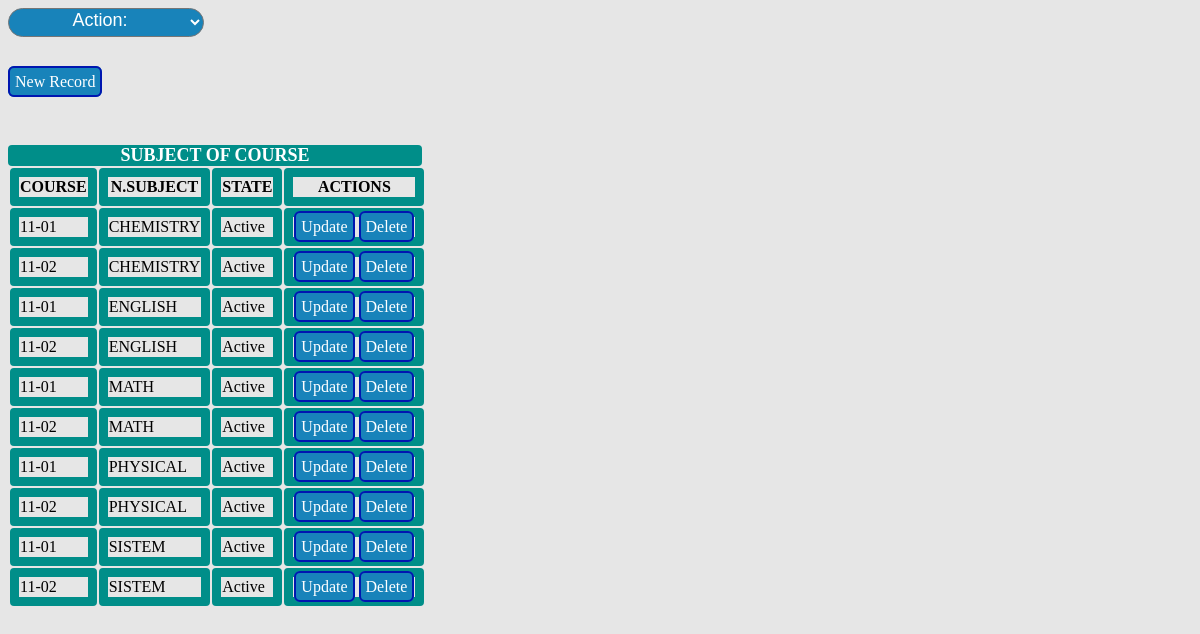
Screenshot of /subject_has_course/formu_view.php with the database file from the repository.
### tables this page shows
CREATE TABLE `subject_has_course` (
  `pk_fk_course_stu` varchar(5) NOT NULL,
  `pk_fk_te_sub` varchar(30) NOT NULL,
  `state_sub_course` tinyint(4) NOT NULL
);

### subject_has_course/formu_view.php (the view, shortened to what this page needs)
<?php
require_once "cruds.php";
include "../indexs/cruds.php";
$db = database::conectar();
?>
<!DOCTYPE html>
<html>
<head>
    <link rel="stylesheet" href="../style/style_subject_has_couse.css">
    <link rel="stylesheet" href="../indexs/style/cruds_style.css" >
</head>
<body>
<br><br><a href="?action=ver&m=1">New Record</a><br><br>
<?php
$sql = "SELECT * FROM subject_has_course ORDER BY pk_fk_te_sub ASC";
$query = $db ->query($sql);
if ($query->rowCount()>0): ?>
<div><br><br>
<header>SUBJECT OF COURSE</header>
<table>
	<thead>
		<tr>
			<th>COURSE</th>
			<th>N.SUBJECT</th>
			<th>STATE</th>
			<th>ACTIONS</th>
		</tr>
	</thead>
	<tbody>
<?php while ($row = $query->fetch(PDO::FETCH_ASSOC)): ?>
<tr>
<?php echo "<td>".$row['pk_fk_course_stu'] . "</td>";
 echo "<td>".$row['pk_fk_te_sub'] . "</td>";
      	if ($row['state_sub_course'] == 1) {
		echo "<td>"."Active" . "</td>";
	}else {
		echo "<td>"."Inactive" . "</td>";
	}
?>
<td><a href="?action=editar&subj=<?php echo $row['pk_fk_te_sub'];?>&course=<?php echo $row['pk_fk_course_stu'];?>">Update</a>
<a href="?action=eliminar&subj=<?php echo $row['pk_fk_te_sub'];?>&course=<?php echo $row['pk_fk_course_stu'];?>" onclick="return confirm('¿Esta seguro de eliminar este usuario?')">Delete</a></td>
<?php endwhile; ?>
		</tr>
	</tbody>
	</table>
</div>
<?php else: ?>
	<h4>Mr.User DO NOT find registration</h4>
<?php endif; ?>
</body>
</html>

### assets/style/cruds_style.css (style rules this page uses)
body { background: #E6E6E6; }

### assets/styles/style_subject_has_couse.css (style rules this page uses)
td { border: #008E89 9px solid; border-radius: 4px 4px 4px 4px; }
th { border: #008E89 9px solid; border-radius: 4px 4px 4px 4px; }
a { text-decoration: none; padding: 5px; color: #ffffff; background-color: #1883ba; border-radius: 6px; border-radius: 6px; border: 2px solid #0016b0; }
header { color:white; background-color: #008E89; border-radius: 4px 4px 4px 4px; font-size: 18px; width:414px; font-weight: bold; text-align: center; }

### rows the page displays
subject_has_course: pk_fk_course_stu "11-01", pk_fk_te_sub "CHEMISTRY", state_sub_course "Active"
subject_has_course: pk_fk_course_stu "11-02", pk_fk_te_sub "CHEMISTRY", state_sub_course "Active"
subject_has_course: pk_fk_course_stu "11-01", pk_fk_te_sub "ENGLISH", state_sub_course "Active"
subject_has_course: pk_fk_course_stu "11-02", pk_fk_te_sub "ENGLISH", state_sub_course "Active"
subject_has_course: pk_fk_course_stu "11-01", pk_fk_te_sub "MATH", state_sub_course "Active"
subject_has_course: pk_fk_course_stu "11-02", pk_fk_te_sub "MATH", state_sub_course "Active"
subject_has_course: pk_fk_course_stu "11-01", pk_fk_te_sub "PHYSICAL", state_sub_course "Active"
subject_has_course: pk_fk_course_stu "11-02", pk_fk_te_sub "PHYSICAL", state_sub_course "Active"
subject_has_course: pk_fk_course_stu "11-01", pk_fk_te_sub "SISTEM", state_sub_course "Active"
subject_has_course: pk_fk_course_stu "11-02", pk_fk_te_sub "SISTEM", state_sub_course "Active"
